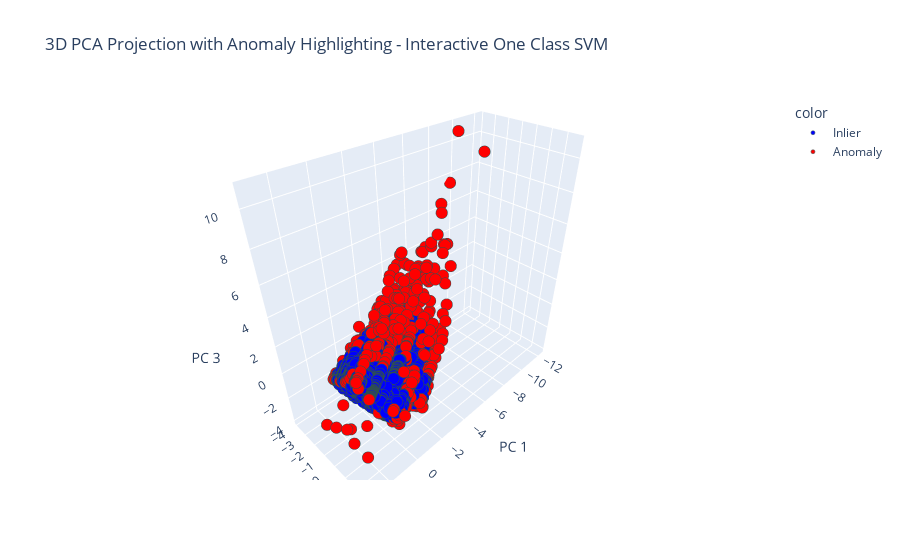

The cell this chart's notebook holds for it:
### Code cell
labels = ['Inlier' if lab == 1 else 'Anomaly' for lab in flagged1]
color_map = {'Inlier': 'blue', 'Anomaly': 'red'}

# Interactive 3D scatter plot
fig = px.scatter_3d(
    x=feature_pca3[:, 0],
    y=feature_pca3[:, 1],
    z=feature_pca3[:, 2],
    color=labels,
    color_discrete_map=color_map,
    title='3D PCA Projection with Anomaly Highlighting - Interactive One Class SVM',
    labels={'x': 'PC 1', 'y': 'PC 2', 'z': 'PC 3'}
)
fig.update_traces(marker=dict(size=4, line=dict(width=0.5, color='DarkSlateGrey')))
fig.show()

### Figure 1 — Plotly figure (JSON) as saved in the notebook; plotly's stock layout.template omitted (floating-point values rounded to 4 significant figures; data arrays with more than 128 entries replaced by an {"elided": "..."} marker saying what was removed)
{"data": [{"hovertemplate": "color=Inlier<br>PC 1=%{x}<br>PC 2=%{y}<br>PC 3=%{z}<extra></extra>", "legendgroup": "Inlier", "marker": {"color": "blue", "line": {"color": "DarkSlateGrey", "width": 0.5}, "size": 4, "symbol": "circle"}, "mode": "markers", "name": "Inlier", "scene": "scene", "showlegend": true, "type": "scatter3d", "x": {"elided": "13070 float values"}, "y": {"elided": "13070 float values"}, "z": {"elided": "13070 float values"}}, {"hovertemplate": "color=Anomaly<br>PC 1=%{x}<br>PC 2=%{y}<br>PC 3=%{z}<extra></extra>", "legendgroup": "Anomaly", "marker": {"color": "red", "line": {"color": "DarkSlateGrey", "width": 0.5}, "size": 4, "symbol": "circle"}, "mode": "markers", "name": "Anomaly", "scene": "scene", "showlegend": true, "type": "scatter3d", "x": {"elided": "693 float values"}, "y": {"elided": "693 float values"}, "z": {"elided": "693 float values"}}], "layout": {"legend": {"title": {"text": "color"}, "tracegroupgap": 0}, "scene": {"domain": {"x": [0, 1], "y": [0, 1]}, "xaxis": {"title": {"text": "PC 1"}}, "yaxis": {"title": {"text": "PC 2"}}, "zaxis": {"title": {"text": "PC 3"}}}, "title": {"text": "3D PCA Projection with Anomaly Highlighting - Interactive One Class SVM"}}}
